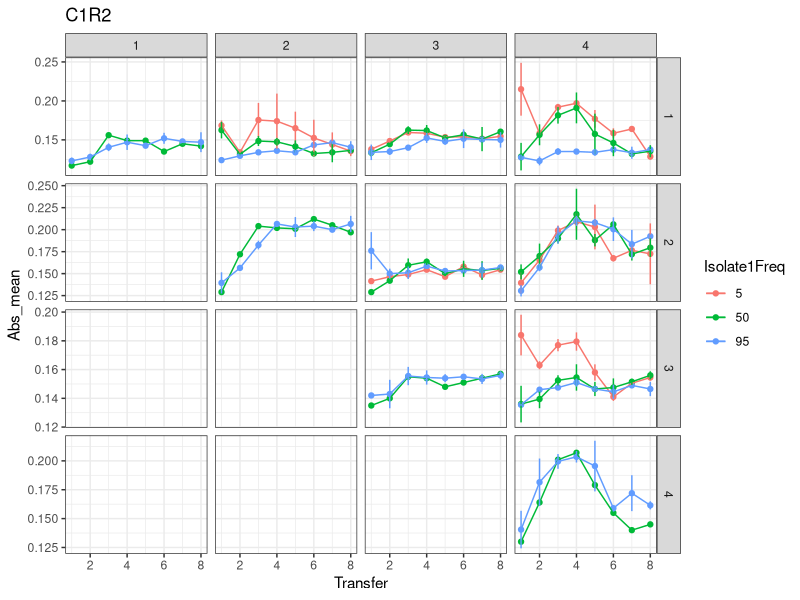
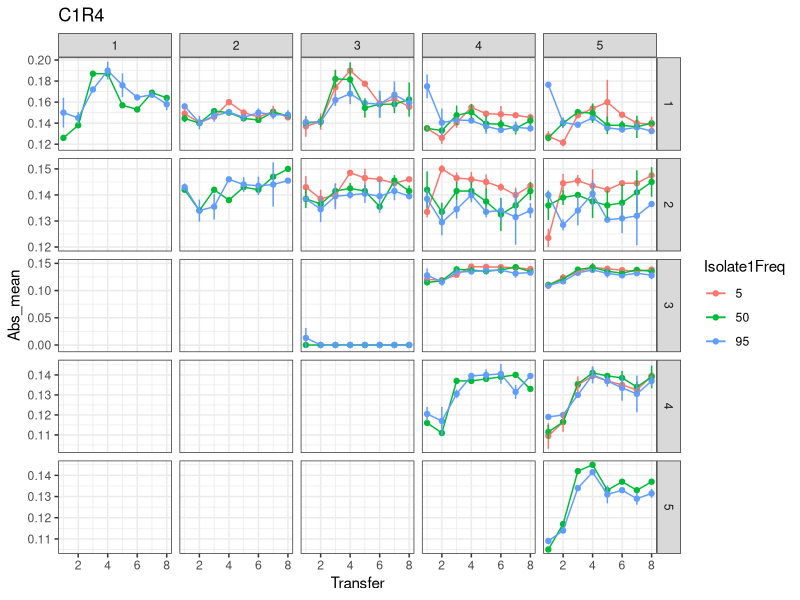
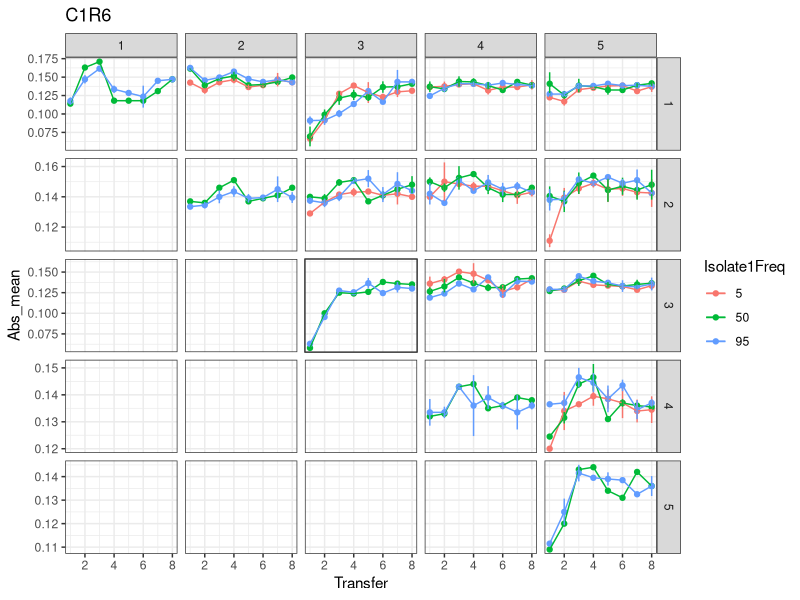
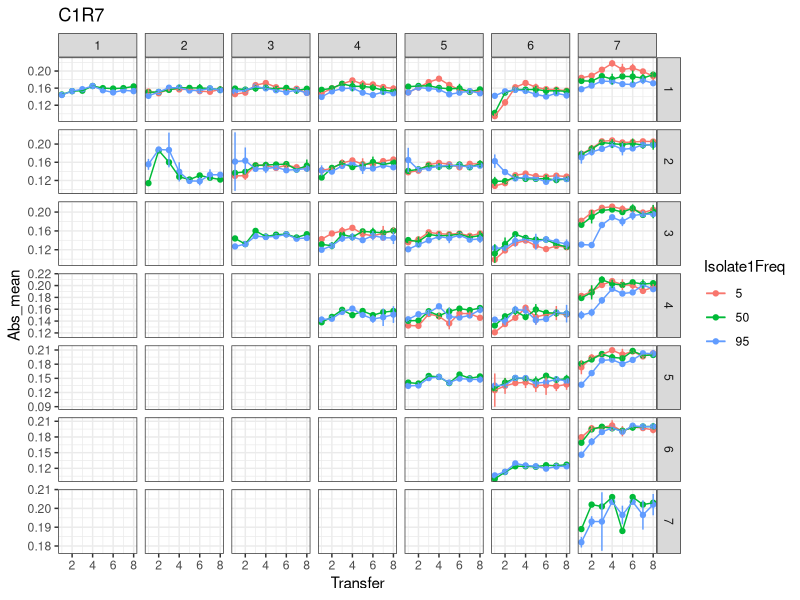
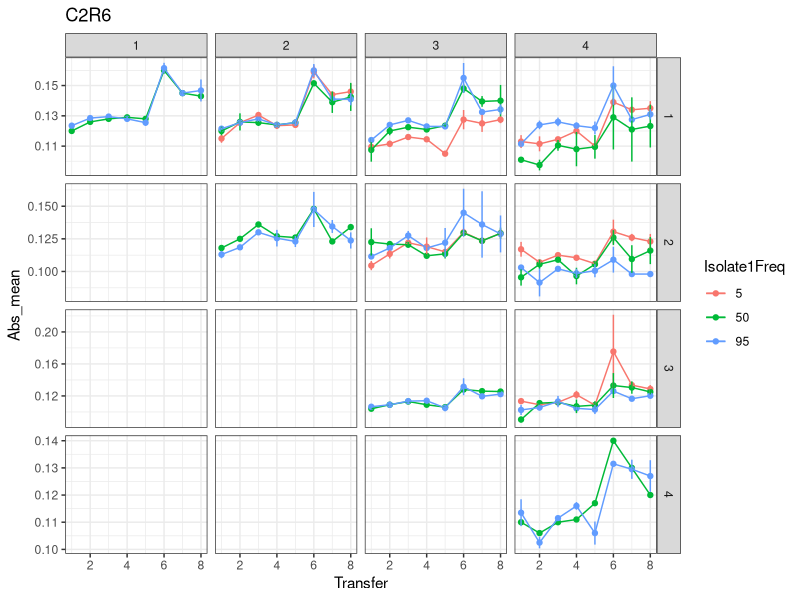
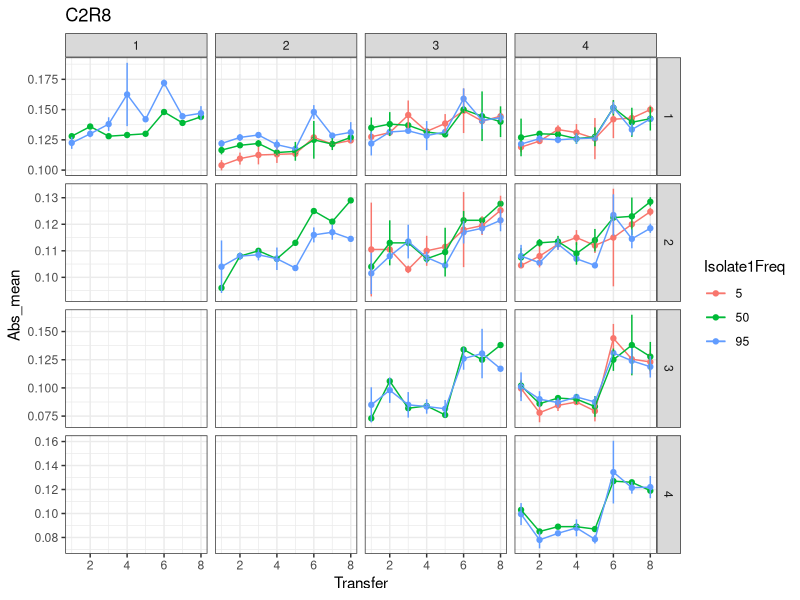
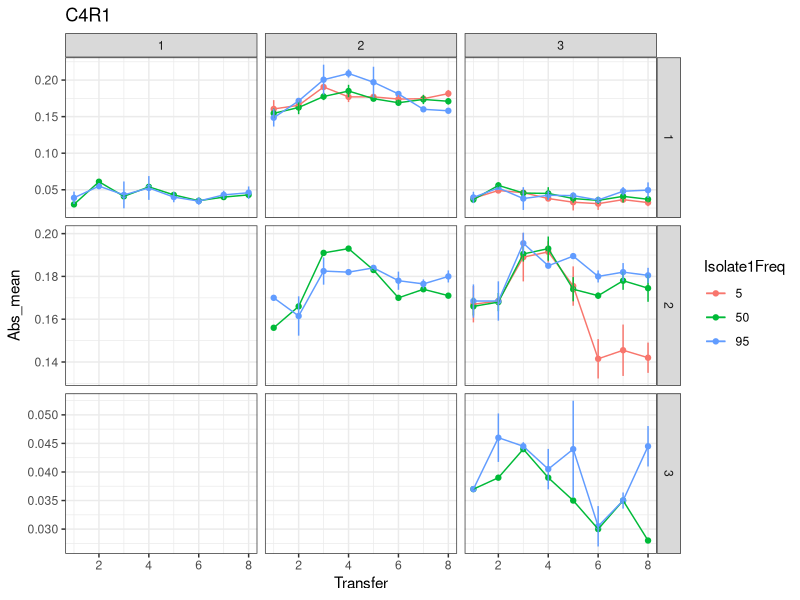
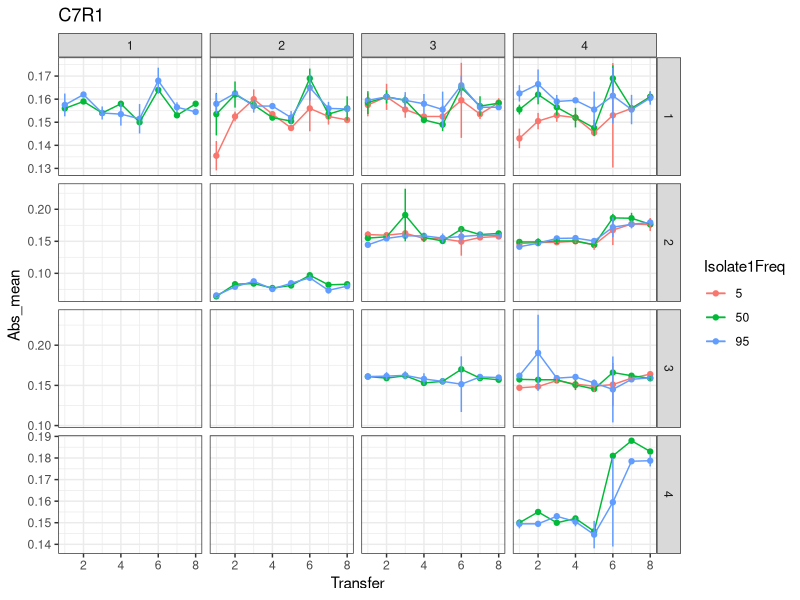

The R script that drew these images, in order: (Note: this script raises an error after producing the figures.)
library(tidyverse)
library(cowplot)

OD <- read_csv(here::here("data/temp/OD.csv"))
communities <- read_csv(here::here("data/output/communities.csv"))

index <- which(OD$Isolate1 > OD$Isolate2)
temp <- OD$Isolate1[index]
OD$Isolate1[index] <- OD$Isolate2[index]
OD$Isolate2[index] <- temp
temp <- OD$Isolate1Freq[index]
OD$Isolate1Freq[index] <- OD$Isolate2Freq[index]
OD$Isolate2Freq[index] <- temp


p_list = rep(list(NA), nrow(communities))
for (i in 1:nrow(communities)) {
    p_list[[i]] <- OD %>%
        filter(Wavelength == 620, MixIsolate == T) %>%
        filter(Community == communities$Community[i]) %>%
        group_by(Community, Isolate1, Isolate2, Isolate1Freq, Transfer) %>%
        summarize(Abs_mean = mean(Abs), Abs_sd = sd(Abs)) %>%
        ggplot(aes(x = Transfer, y = Abs_mean, color = Isolate1Freq)) +
        geom_point() + geom_line() +
        geom_segment(aes(x = Transfer, xend = Transfer, y = Abs_mean - Abs_sd, yend = Abs_mean + Abs_sd)) +
        facet_grid(Isolate1~Isolate2, scales = "free_y") +
        theme_bw() +
        ggtitle(communities$Community[i])
    ggsave(here::here(paste0("plots/Fig_OD_", communities$Community[i], ".png")), plot = p_list[[i]], width = 12, height = 10)
}


